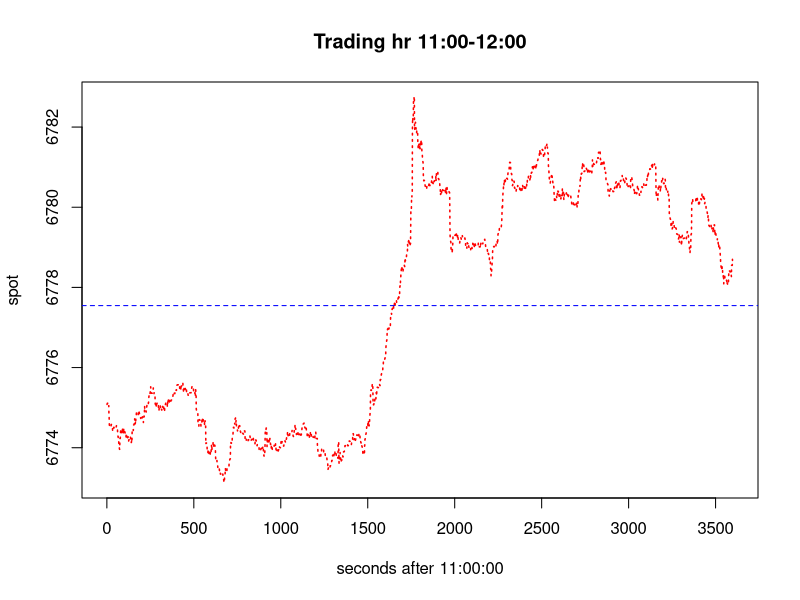
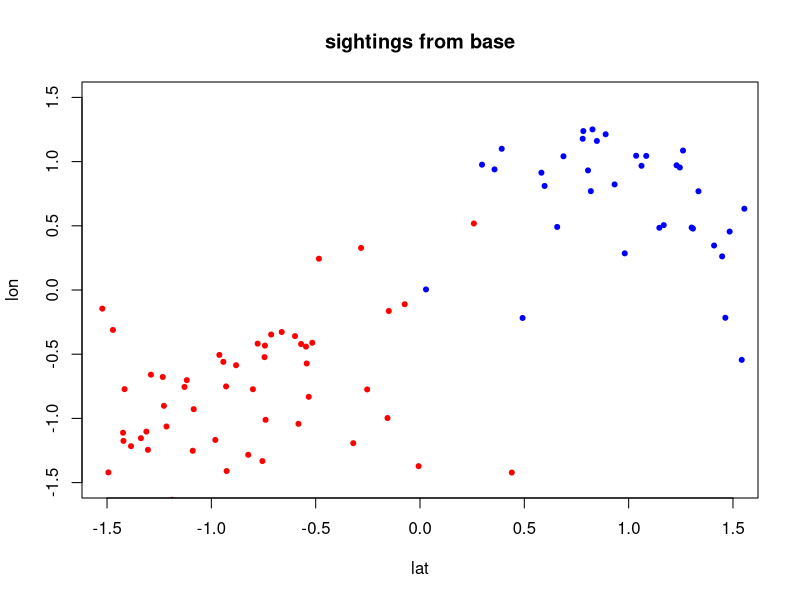

The R source for these figures, in order:
##Part 1 
setwd("C:/Users/Ross/Documents/MSISS/Third Year/ST3002 - Stats 3")

#Establish file that you want plots to be saved to
pdf("trading_hr_110000.pdf", height = 5)

#Reading in the raw data
FTSE = read.csv("FTSE_1.csv", blank.lines.skip = TRUE)

#Finding the correct time limits
start = match("11:00:00", FTSE$DateTime)
end = match("11:59:59", FTSE$DateTime)

#Trimming the dataset
trimmedFTSE = FTSE[start:end,]


#Plotting the dashed line with red dots and labelled axes and header
plot(trimmedFTSE$Spot, type = "l", lty =3, lwd = 1.5, cex =10, pch = 20, col= "RED", xlab = "seconds after 11:00:00", ylab = "spot", main = "Trading hr 11:00-12:00")

#Imposing the dashed mean line on the existing plot
abline(h =mean(trimmedFTSE$Spot), type = "l", col = "BLUE", lty= 2)
#Save plots to predetermined file name
dev.off()


##Part 2
#Establish file that you want plots to be saved to
pdf("wolves.pdf", height = 5, width = 5)
#Read in sightings using tab separator and headers
sightings = read.table("coordinates.txt", sep = "\t", header = T)
#Read in labels using no separator and no headers
labels = read.table("labels.txt", sep = "")

#bind the labels column onto the corresponding sightings
alldata = cbind(sightings, labels)
#rename the new column correctly
colnames(alldata)[3] = "gender"

#create a vector of colours
colours <- character(nrow(alldata))

#colours for one gender
colours[ alldata$gender == 1 ] <- "RED"
#colours for other gender
colours[ alldata$gender == 2 ] <- "BLUE"

#Plot data using colours, axes limits, axes titles, main title, assigning the data point the bullet shape
plot(alldata$horizontal, alldata$vertical, col = colours, xlim = c(-1.5,1.5), ylim = c(-1.5,1.5), xlab = "lat", ylab = "lon",pch = 20, main = "sightings from base")
#Save plots to predetermined file name
dev.off()

